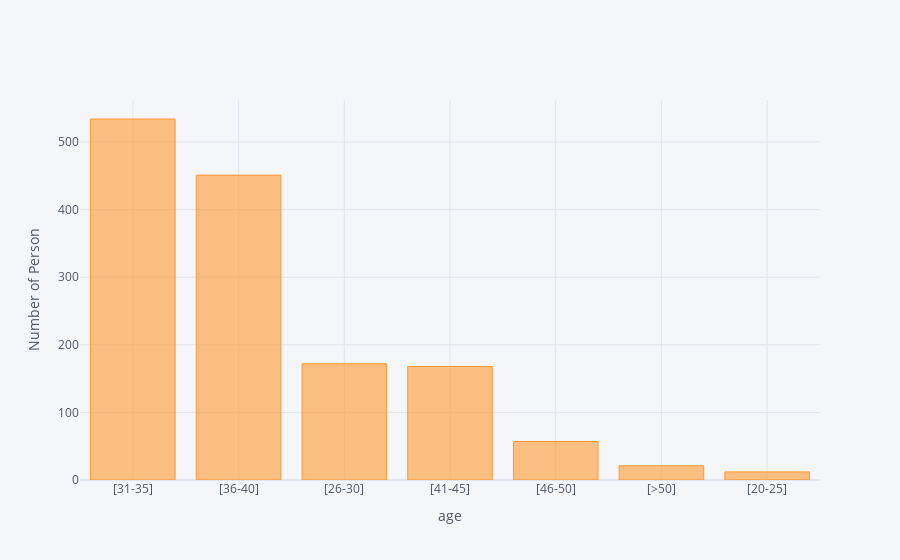

Notebook cell for this chart:
### Code cell
(dms1['age_bins']).value_counts().iplot(kind='bar',xTitle='age', yTitle='Number of Person')

### Figure 1 — Plotly figure (JSON) as saved in the notebook; plotly's stock layout.template omitted (floating-point values rounded to 4 significant figures)
{"data": [{"marker": {"color": "rgba(255, 153, 51, 0.6)", "line": {"color": "rgba(255, 153, 51, 1.0)", "width": 1}}, "name": "age_bins", "orientation": "v", "text": "", "type": "bar", "x": ["[31-35]", "[36-40]", "[26-30]", "[41-45]", "[46-50]", "[>50]", "[20-25]"], "y": [534, 451, 172, 168, 57, 21, 12]}], "layout": {"legend": {"bgcolor": "#F5F6F9", "font": {"color": "#4D5663"}}, "paper_bgcolor": "#F5F6F9", "plot_bgcolor": "#F5F6F9", "title": {"font": {"color": "#4D5663"}}, "xaxis": {"gridcolor": "#E1E5ED", "showgrid": true, "tickfont": {"color": "#4D5663"}, "title": {"font": {"color": "#4D5663"}, "text": "age"}, "zerolinecolor": "#E1E5ED"}, "yaxis": {"gridcolor": "#E1E5ED", "showgrid": true, "tickfont": {"color": "#4D5663"}, "title": {"font": {"color": "#4D5663"}, "text": "Number of Person"}, "zerolinecolor": "#E1E5ED"}}}
